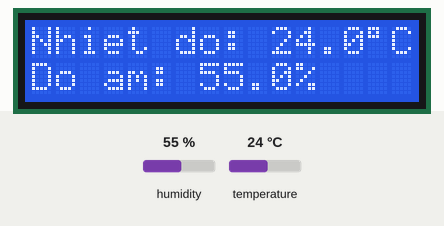
The sketch below on a simulated ESP32. Shown: 16×2 character LCD. Inputs (shaded band) come from the test bench; at power-on: humidity 55 %, temperature 24 °C. What the sketch prints to the serial monitor is not drawn.

Above: at 3.2 s.
3.3 s: humidity set to 22 %
At 5.4 s:
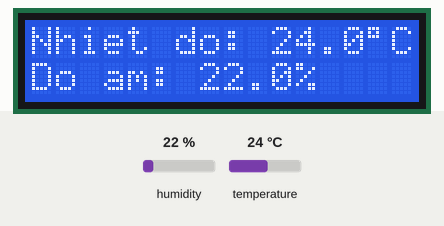
6.0 s: temperature set to 12 °C
At 7.0 s:
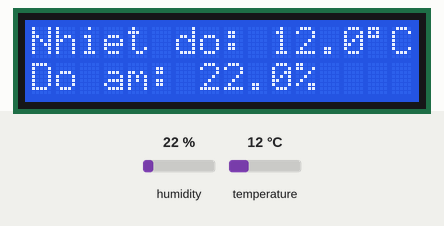
8.7 s: humidity set to 40 %
At 11.4 s:
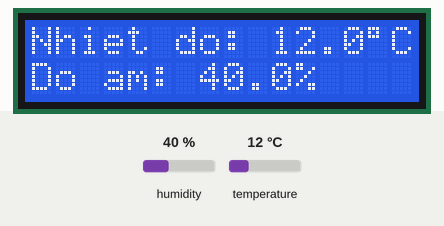
11.7 s: temperature set to 19 °C
At 13.1 s:
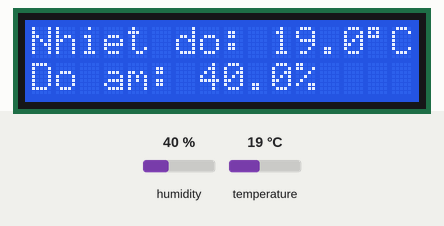
Timing chart, 0 to 14.7 s (numbered marks = the images above; inputs shaded):
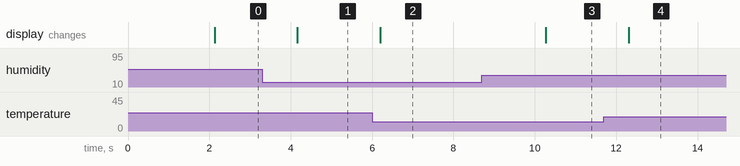

The sketch:

ESP32_NTP_Example.ino
```cpp
#include <Wire.h>
#include <LiquidCrystal_I2C.h>
#include <DHT.h>

// Khai bao chan cam bien DHT22
#define DHTPIN 4
#define DHTTYPE DHT22

// Khoi tao cam bien
DHT dht(DHTPIN, DHTTYPE);

// Khoi tao LCD I2C
// Dia chi I2C thuong dung: 0x27
LiquidCrystal_I2C lcd(0x27, 16, 2);

void setup() {
  Serial.begin(115200);

  // Khoi dong DHT22
  dht.begin();

  // Khoi dong LCD
  lcd.init();
  lcd.backlight();

  lcd.setCursor(0, 0);
  lcd.print("DO NHIET DO");
  lcd.setCursor(0, 1);
  lcd.print("DO DO AM DHT22");

  delay(2000);
  lcd.clear();
}

void loop() {
  // Doc nhiet do va do am
  float nhietdo = dht.readTemperature();
  float doam = dht.readHumidity();

  // Kiem tra loi cam bien
  if (isnan(nhietdo) || isnan(doam)) {
    lcd.clear();
    lcd.setCursor(0, 0);
    lcd.print("Loi cam bien!");
    Serial.println("Khong doc duoc DHT22");
    delay(2000);
    return;
  }

  // Hien thi nhiet do
  lcd.setCursor(0, 0);
  lcd.print("Nhiet do: ");
  lcd.print(nhietdo, 1);
  lcd.print((char)223);
  lcd.print("C ");

  // Hien thi do am
  lcd.setCursor(0, 1);
  lcd.print("Do am: ");
  lcd.print(doam, 1);
  lcd.print("%   ");

  // Gui du lieu len may tinh
  Serial.print("Nhiet do: ");
  Serial.print(nhietdo);
  Serial.print(" C | Do am: ");
  Serial.print(doam);
  Serial.println(" %");

  delay(2000);
}
```

Measured:
- after the input at 3.3 s, the display: changes after 0.86 s (image 1)
- after the input at 6.0 s, the display: changes after 0.20 s (image 2)
- after the input at 8.7 s, the display: changes after 1.6 s (image 3)
- after the input at 11.7 s, the display: changes after 0.61 s (image 4)
